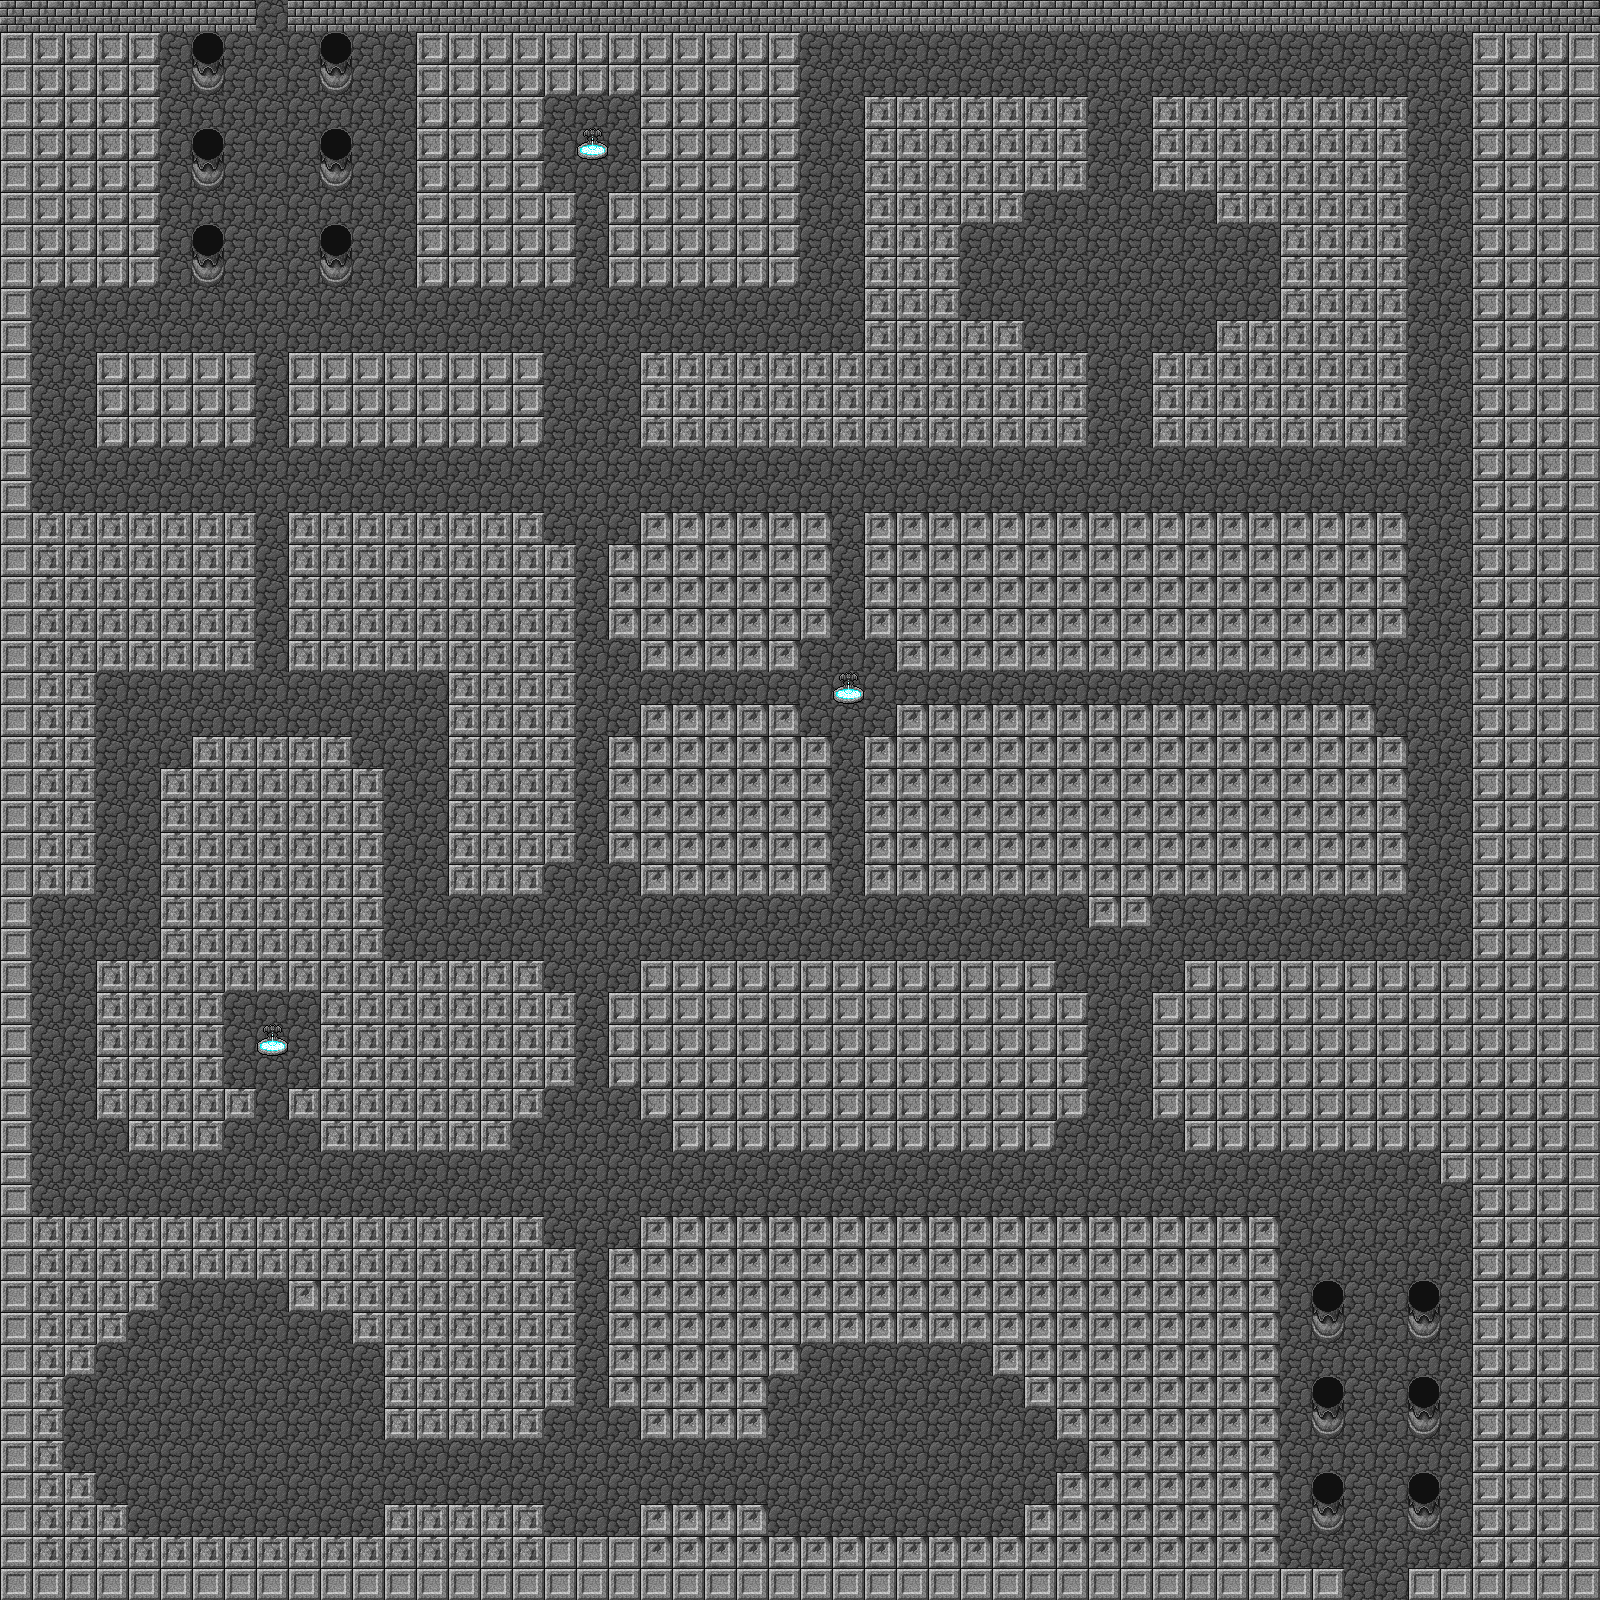

A 2D game scene composited from a Tiled map and its tileset images. What follows is a short description and the map's XML, with each tile layer's data collapsed to a summary:
An orthogonal 50x50 tile map with 32x32 px tiles, 2 tile layers (Tile Layer 1, Tile Layer 2), 2 tilesets and 103 objects (3x heal, 2x dummy, 2x teleport, Boss, event_start, ...).

<map version="1.0" orientation="orthogonal" renderorder="right-down" width="50" height="50" tilewidth="32" tileheight="32" nextobjectid="167">
 <properties>
  <property name="battle" value="true" />
  <property name="battle_rate" value="3" />
  <property name="music" value="Dungeon1.ogg" />
 </properties>
 <tileset firstgid="1" name="dungeon_tile_1" tilewidth="32" tileheight="32" tilecount="3072">
  <image source="dungeon_tile_1.png" width="2048" height="1536" />
  <terraintypes>
   <terrain name="stone_wall" tile="1127" />
  </terraintypes>
 </tileset>
 <tileset firstgid="3073" name="dungeon_tile_2" tilewidth="32" tileheight="32" tilecount="336">
  <image source="dungeon_tile_2.PNG" width="512" height="672" />
 </tileset>
 <layer name="Tile Layer 1" width="50" height="50">
  <data>[2500 cells, 2500 non-empty, 11 distinct tile ids]</data>
 </layer>
 <layer name="Tile Layer 2" width="50" height="50">
  <data>[2500 cells, 6 non-empty, 3 distinct tile ids]</data>
 </layer>
 <objectgroup name="Objects">
  <object id="46" x="1408" y="1472" width="32" height="64" />
  <object id="71" x="1312" y="1472" width="32" height="64" />
  <object id="72" x="1312" y="1376" width="32" height="64" />
  <object id="73" x="1408" y="1376" width="32" height="64" />
  <object id="74" x="1312" y="1280" width="32" height="64" />
  <object id="75" x="1408" y="1280" width="32" height="64" />
  <object id="77" x="1280" y="1568" width="64" height="32" />
  <object id="78" x="1408" y="1568" width="64" height="32" />
  <object id="79" x="1472" y="0" width="128" height="1600" />
  <object id="80" x="1440" y="960" width="32" height="224" />
  <object id="81" x="1184" y="960" width="256" height="192" />
  <object id="82" x="1152" y="992" width="32" height="128" />
  <object id="83" x="1088" y="1216" width="192" height="384" />
  <object id="84" x="1056" y="1216" width="32" height="224" />
  <object id="85" x="1056" y="1472" width="32" height="128" />
  <object id="86" x="1024" y="1504" width="32" height="96" />
  <object id="87" x="1024" y="1216" width="32" height="192" />
  <object id="88" x="992" y="1216" width="32" height="160" />
  <object id="89" x="640" y="1216" width="352" height="128" />
  <object id="90" x="608" y="1248" width="32" height="160" />
  <object id="91" x="640" y="1344" width="128" height="96" />
  <object id="92" x="768" y="1344" width="32" height="32" />
  <object id="93" x="640" y="1504" width="128" height="32" />
  <object id="94" x="0" y="1536" width="1024" height="64" />
  <object id="95" x="384" y="1504" width="160" height="32" />
  <object id="96" x="384" y="1216" width="160" height="192" />
  <object id="97" x="544" y="1248" width="32" height="160" />
  <object id="98" x="352" y="1216" width="32" height="128" />
  <object id="99" x="288" y="1216" width="64" height="96" />
  <object id="100" x="0" y="1216" width="288" height="64" />
  <object id="101" x="0" y="1280" width="160" height="32" />
  <object id="102" x="0" y="1312" width="128" height="32" />
  <object id="103" x="0" y="1344" width="96" height="32" />
  <object id="104" x="0" y="1376" width="64" height="160" />
  <object id="105" x="64" y="1472" width="32" height="64" />
  <object id="106" x="96" y="1504" width="32" height="32" />
  <object id="107" x="0" y="0" width="32" height="1216" />
  <object id="108" x="32" y="512" width="64" height="384" />
  <object id="109" x="96" y="512" width="160" height="160" />
  <object id="110" x="96" y="960" width="32" height="160" />
  <object id="111" x="128" y="960" width="96" height="192" />
  <object id="112" x="224" y="1088" width="32" height="32" />
  <object id="113" x="160" y="768" width="224" height="192" />
  <object id="114" x="192" y="736" width="160" height="32" />
  <object id="115" x="224" y="960" width="320" height="32" />
  <object id="116" x="320" y="992" width="256" height="96" />
  <object id="117" x="288" y="1088" width="256" height="32" />
  <object id="118" x="320" y="1120" width="192" height="32" />
  <object id="119" x="608" y="992" width="480" height="96" />
  <object id="120" x="640" y="1088" width="448" height="32" />
  <object id="121" x="672" y="1120" width="384" height="32" />
  <object id="122" x="640" y="960" width="416" height="32" />
  <object id="123" x="1088" y="896" width="64" height="32" />
  <object id="124" x="896" y="704" width="480" height="192" />
  <object id="125" x="1376" y="736" width="32" height="160" />
  <object id="126" x="864" y="736" width="32" height="160" />
  <object id="127" x="640" y="704" width="160" height="192" />
  <object id="128" x="800" y="736" width="32" height="160" />
  <object id="129" x="608" y="736" width="32" height="128" />
  <object id="130" x="608" y="544" width="32" height="96" />
  <object id="131" x="640" y="512" width="160" height="160" />
  <object id="132" x="800" y="512" width="32" height="128" />
  <object id="133" x="864" y="512" width="544" height="128" />
  <object id="134" x="896" y="640" width="480" height="32" />
  <object id="135" x="1280" y="96" width="128" height="352" />
  <object id="136" x="1216" y="320" width="64" height="128" />
  <object id="137" x="1152" y="352" width="64" height="96" />
  <object id="139" x="1216" y="96" width="64" height="128" />
  <object id="140" x="1152" y="96" width="64" height="96" />
  <object id="142" x="864" y="96" width="224" height="96" />
  <object id="143" x="864" y="192" width="160" height="32" />
  <object id="144" x="864" y="224" width="96" height="128" />
  <object id="145" x="960" y="320" width="64" height="32" />
  <object id="146" x="640" y="352" width="448" height="96" />
  <object id="147" x="320" y="32" width="32" height="64" />
  <object id="148" x="192" y="32" width="32" height="64" />
  <object id="149" x="192" y="128" width="32" height="64" />
  <object id="150" x="192" y="224" width="32" height="64" />
  <object id="151" x="320" y="128" width="32" height="64" />
  <object id="152" x="320" y="224" width="32" height="64" />
  <object id="153" x="32" y="0" width="128" height="288" />
  <object id="154" x="160" y="0" width="96" height="32" />
  <object id="155" x="288" y="0" width="1184" height="32" />
  <object id="157" x="288" y="512" width="256" height="160" />
  <object id="158" x="544" y="544" width="32" height="320" />
  <object id="159" x="448" y="672" width="96" height="224" />
  <object id="160" x="288" y="352" width="256" height="96" />
  <object id="161" x="96" y="352" width="160" height="96" />
  <object id="162" x="416" y="32" width="128" height="256" />
  <object id="163" x="544" y="32" width="256" height="64" />
  <object id="164" x="640" y="96" width="160" height="192" />
  <object id="165" x="608" y="192" width="32" height="96" />
  <object id="166" x="544" y="192" width="32" height="96" />
 </objectgroup>
 <objectgroup name="NPC">
  <object id="48" name="dummy" x="1600" y="1600" width="32" height="32" />
  <object id="69" name="Boss" x="256" y="32" width="32" height="32">
   <properties>
    <property name="default_direction" value="down" />
    <property name="downRect" value="1312 32" />
    <property name="leftRect" value="1312 32" />
    <property name="rightRect" value="1312 32" />
    <property name="upRect" value="1312 32" />
   </properties>
  </object>
 </objectgroup>
 <objectgroup name="Player">
  <object id="54" name="dummy" x="1600" y="1600" width="32" height="32" />
 </objectgroup>
 <objectgroup name="Event">
  <!-- 6 objects omitted --></objectgroup>
 <objectgroup name="Battle">
  <!-- 1 objects omitted --></objectgroup>
</map>
<!-- 7 of 103 objects omitted -->
